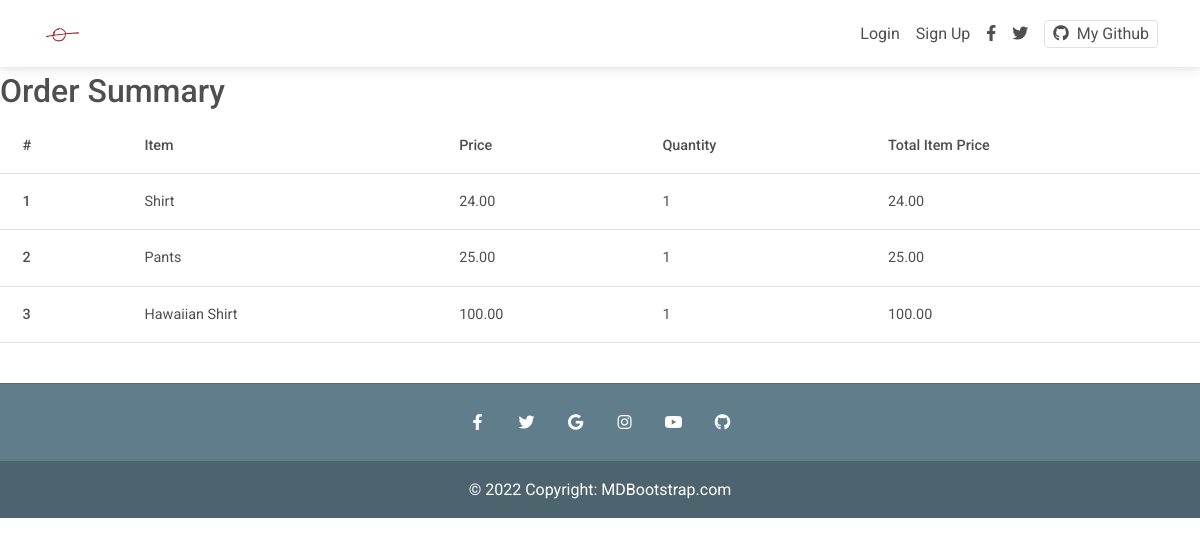
Page /summary/3/ on the earlier database version.
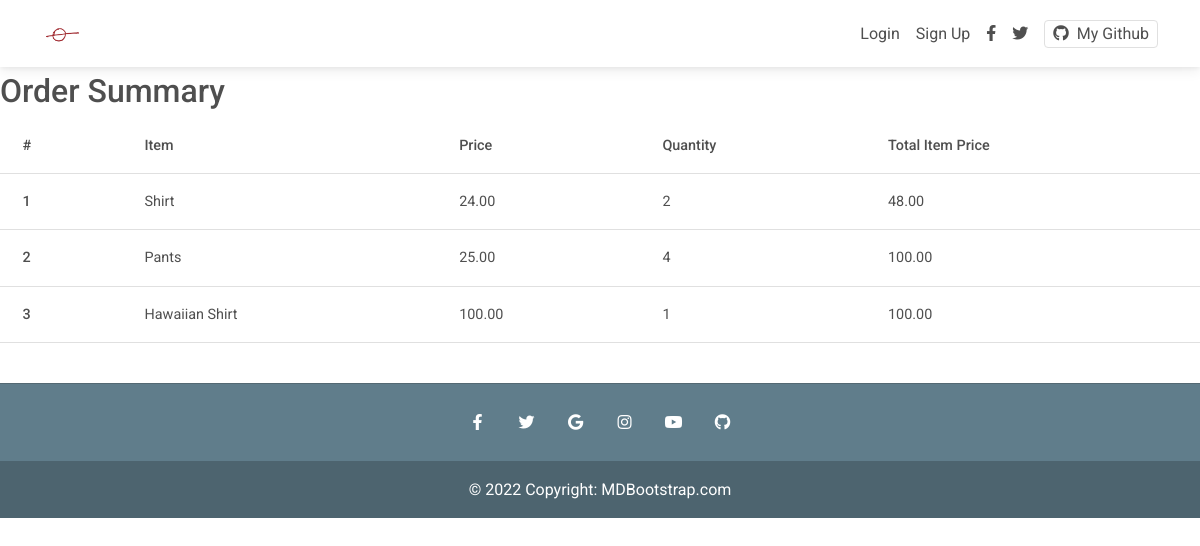
Same page on the later database version.
### myapp/models.py (models this page shows, shortened)
class OrderItem(models.Model):
    user = models.ForeignKey(settings.AUTH_USER_MODEL,
                             on_delete=models.CASCADE)
    item = models.ForeignKey(Item, on_delete=models.CASCADE)
    quantity = models.IntegerField(default=1)
    ordered = models.BooleanField(default=False)
    def total_price_calc(self):
        return self.quantity*self.item.price

class Item(models.Model):
    title = models.CharField(max_length=100)
    price = models.DecimalField(decimal_places=2, max_digits=10)
    discount = models.DecimalField(
        decimal_places=2, max_digits=10, null=True, blank=True)
    category = models.CharField(choices=CATEGORY_CHOICES, max_length=2)
    label = models.CharField(choices=LABEL_CHOICES, max_length=1)
    slug = models.SlugField()
    description = models.TextField()

### myapp/views.py (the view)
# urls.py: path('summary/<pk>/', views.OrderView.as_view(), name='summary'),
class OrderView(DetailView):
    model = Order
    template_name = 'summary.html'

### templates/summary.html
{% extends "index.html" %} {% block content %}
<div class="table-responsive">
  <h2>Order Summary</h2>
  <table class="table">
    <thead>
      <tr>
        <th scope="col">#</th>
        <th scope="col">Item</th>
        <th scope="col">Price</th>
        <th scope="col">Quantity</th>
        <th scope="col">Total Item Price</th>
      </tr>
    </thead>
    <tbody>
      {% for obj in object.items.all %}
      <tr>
        <th scope="row">{{ forloop.counter }}</th>
        <td>{{ obj.item.title }}</td>
        <td>{{ obj.item.price }}</td>
        <td>{{ obj.quantity }}</td>
        <td>{{ obj.total_price_calc }}</td>
      </tr>
      {% endfor %}
    </tbody>
  </table>
</div>
{% endblock content %}

### templates/index.html (shortened to what this page needs)
{% load static %}
{% load cart_count %}
<!DOCTYPE html>
<html lang="en">
  <head>
    <link
      rel="stylesheet"
      href="https://use.fontawesome.com/releases/v5.11.2/css/all.css"
    />
    <link rel="stylesheet" href="{% static 'css/mdb.min.css' %}" />
    <link rel="stylesheet" href="{% static 'css/style.css' %}" />
  </head>
  <body>
    <nav class="navbar fixed-top navbar-expand-lg navbar-light bg-white">
      <div class="container">
        <div class="collapse navbar-collapse" id="navbarSupportedContent1">
          <a class="navbar-brand mt-2 mt-sm-0" href="{% url 'myapp:home' %}">
            <img
              src="{% static 'img/isolate.jpg' %}"
              height="40"
              width="40"
              alt="Isolate Logo"
              loading="lazy"
            />
          </a>
        </div>
        <div class="d-flex align-items-center">
          {% if request.user.is_authenticated %}
          <a class="nav-link me-3" href="{% url 'myapp:summary' request.user|order_pk %}">
            <i class="fas fa-shopping-cart"></i>
            <span class="badge rounded-pill badge-notification bg-danger">{{ request.user|item_count }}</span>
          </a>
          <a class="nav-link me-3" href="{% url 'account_logout' %}" role="button">Logout
          </a>
          {% else %}
          <a class="nav-link me-3" href="{% url 'account_login' %}" role="button">Login
          </a>
          <a class="nav-link me-3" href="{% url 'account_signup' %}" role="button">Sign Up
          </a>
          {% endif %}
          <a class="nav-link me-3" href="#">
            <i class="fab fa-facebook-f"></i>
          </a>
          <a class="nav-link me-3" href="#">
            <i class="fab fa-twitter"></i>
          </a>
          <a
            href="https://github.com/dcueva7"
            class="border rounded px-2 nav-link"
            target="_blank"
          >
            <i class="fab fa-github me-2"></i>My Github
          </a>
        </div>
      </div>
    </nav>
    <div class="mt-5 pt-4">
    </div>
    {% block content %}{% endblock content %}
    <footer
      class="text-center text-white mt-4"
      style="background-color: #607d8b"
    >
      <hr class="text-dark" />
      <div class="container">
        <section class="mb-3">
          <a
            class="btn-link btn-floating btn-lg text-white"
            href="#!"
            role="button"
            data-mdb-ripple-color="dark"
            ><i class="fab fa-facebook-f"></i
          ></a>
          <a
            class="btn-link btn-floating btn-lg text-white"
            href="#!"
            role="button"
            data-mdb-ripple-color="dark"
            ><i class="fab fa-twitter"></i
          ></a>
          <a
            class="btn-link btn-floating btn-lg text-white"
            href="#!"
            role="button"
            data-mdb-ripple-color="dark"
            ><i class="fab fa-google"></i
          ></a>
          <a
            class="btn-link btn-floating btn-lg text-white"
            href="#!"
            role="button"
            data-mdb-ripple-color="dark"
            ><i class="fab fa-instagram"></i
          ></a>
          <a
            class="btn-link btn-floating btn-lg text-white"
            href="#!"
            role="button"
            data-mdb-ripple-color="dark"
            ><i class="fab fa-youtube"></i
          ></a>
          <a
            class="btn-link btn-floating btn-lg text-white"
            href="https://github.com/dcueva7"
            role="button"
            data-mdb-ripple-color="dark"
            ><i class="fab fa-github"></i
          ></a>
        </section>
      </div>
      <div
        class="text-center p-3"
        style="background-color: rgba(0, 0, 0, 0.2); text-color: #e0e0e0"
      >
        © 2022 Copyright:
        <a class="text-white" href="https://mdbootstrap.com/"
          >MDBootstrap.com</a
        >
      </div>
    </footer>
  </body>
</html>

Differences in the rows shown:
changed OrderItem "Shirt": quantity "1" → "2"; total_price_calc "24.00" → "48.00"
changed OrderItem "Pants": quantity "1" → "4"; total_price_calc "25.00" → "100.00"
